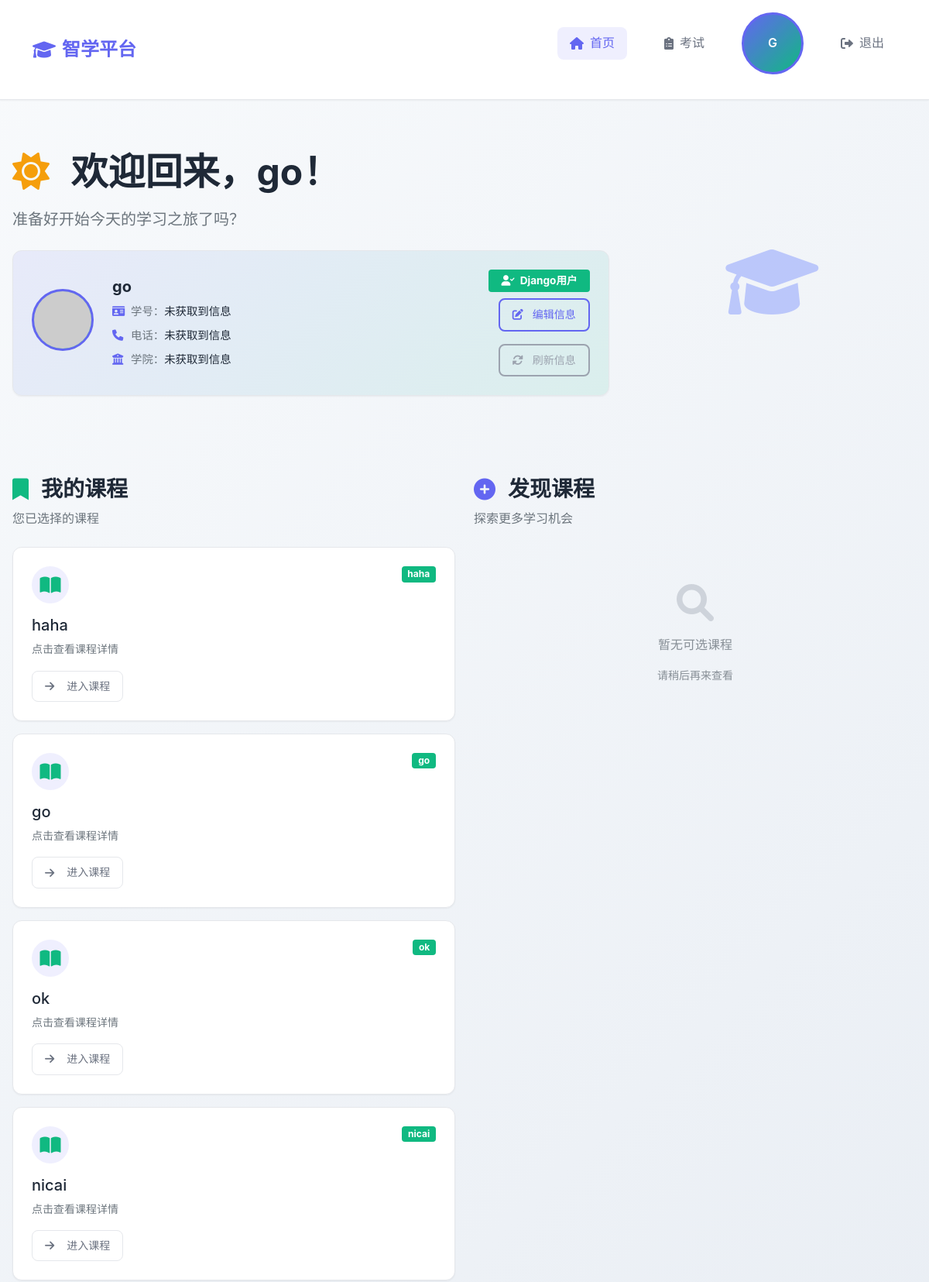
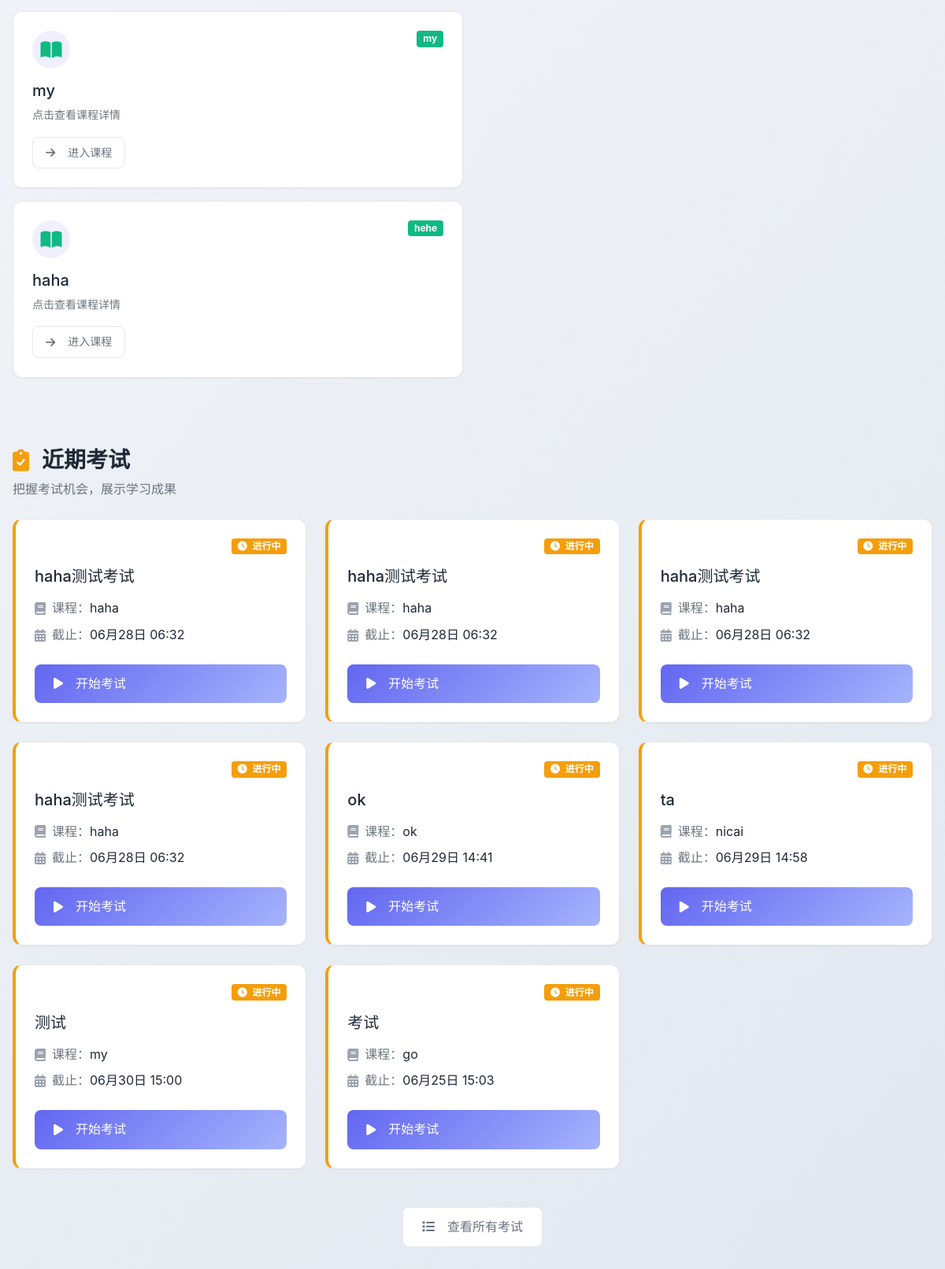
/student/home/ (signed in), run on the app's committed database (2 pictures, top to bottom).
### teacher/models.py (models this page shows, shortened)
class Course(models.Model):
    name = models.CharField(max_length=50, verbose_name='课程名称')
    description = models.TextField(verbose_name='课程描述')
    code = models.CharField(max_length=20, unique=True, verbose_name='课程标识')
    teacher = models.ForeignKey(TeacherProfile, on_delete=models.CASCADE, related_name='courses', verbose_name='老师')
    students = models.ManyToManyField(StudentProfile, related_name='courses', verbose_name='学生')

class Exam(models.Model):
    name = models.CharField(max_length=100, verbose_name='考试名称')
    course = models.ForeignKey(Course, on_delete=models.CASCADE, related_name='exams', verbose_name='关联课程')
    teacher = models.ForeignKey(TeacherProfile, on_delete=models.CASCADE, related_name='exams', verbose_name='出题老师')
    release_time = models.DateTimeField(default=timezone.now, verbose_name='发布时间')
    deadline = models.DateTimeField(verbose_name='截止时间')
    total_score = models.IntegerField(default=100, verbose_name='总分')

### student/views.py (the view)
# urls.py: path('home/', views.student_home, name='student_home'),
@login_required
def student_home(request):
    try:
        student_profile = StudentProfile.objects.get(user=request.user)
        selected_courses = student_profile.courses.all()
        other_courses = Course.objects.exclude(id__in=selected_courses.values_list('id', flat=True))
        current_exams = Exam.objects.filter(
            course__in=selected_courses,
            release_time__lte=timezone.now(),
            deadline__gte=timezone.now()
        )
        exam_results = ExamResult.objects.filter(student=student_profile)
        return render(request, 'student_home.html', {
            'student': student_profile,
            'selected_courses': selected_courses,
            'other_courses': other_courses,
            'current_exams': current_exams,
            'exam_results': exam_results,
            'username': request.user.username,
            'user_authenticated': request.user.is_authenticated
        })
    except StudentProfile.DoesNotExist:
        other_courses = Course.objects.all()
        return render(request, 'student_home.html', {
            'student': None,
            'selected_courses': [],
            'other_courses': other_courses,
            'current_exams': [],
            'exam_results': [],
            'username': request.user.username,
            'user_authenticated': request.user.is_authenticated,
            'error_message': '您的学生档案尚未创建，请联系管理员或完善个人信息。'
        })

### templates/student_home.html (shortened to what this page needs)
{% extends 'base.html' %}
{% block content %}
<div class="welcome-banner mb-5">
    <div class="row align-items-center">
        <div class="col-md-8">
            <h1 class="display-5 fw-bold mb-3" style="color: var(--text-primary);">
                <i class="fas fa-sun me-3" style="color: var(--accent-color);"></i>
                欢迎回来，<span id="current-username">{{ username }}</span>！
            </h1>
            <p class="lead text-muted mb-4">准备好开始今天的学习之旅了吗？</p>
            <div class="card-custom p-4 mb-4" style="background: linear-gradient(135deg, rgba(99, 102, 241, 0.1), rgba(16, 185, 129, 0.1));">
                <div class="row align-items-center">
                    <div class="col-auto">
                        <div class="user-avatar-container">
                            <img id="user-avatar" src="https://via.placeholder.com/80x80/6366f1/ffffff?text=头像"
                                 alt="用户头像" class="user-avatar">
                        </div>
                    </div>
                    <div class="col">
                        <div class="user-info">
                            <h5 class="mb-2 fw-bold" id="user-display-name">{{ username }}</h5>
                            <div class="user-details">
                                <div class="detail-row">
                                    <i class="fas fa-id-card me-2"></i>
                                    <span class="text-muted">学号：</span>
                                    <span id="user-student-id" class="fw-medium">加载中...</span>
                                </div>
                                <div class="detail-row">
                                    <i class="fas fa-phone me-2"></i>
                                    <span class="text-muted">电话：</span>
                                    <span id="user-phone" class="fw-medium">加载中...</span>
                                </div>
                                <div class="detail-row">
                                    <i class="fas fa-university me-2"></i>
                                    <span class="text-muted">学院：</span>
                                    <span id="user-college" class="fw-medium">加载中...</span>
                                </div>
                            </div>
                        </div>
                    </div>
                    <div class="col-auto">
                        <div class="user-actions d-flex flex-column gap-2">
                            <div class="login-status">
                                {% if user_authenticated %}
                                    <span class="badge badge-success">
                                        <i class="fas fa-user-check me-1"></i>
                                        Django用户
                                    </span>
                                {% else %}
                                    <span class="badge badge-primary">
                                        <i class="fas fa-user-cog me-1"></i>
                                        外部API用户
                                    </span>
                                {% endif %}
                            </div>
                            <a href="{% url 'student:student_profile_edit' %}" class="btn-custom btn-outline-primary btn-sm">
                                <i class="fas fa-edit me-1"></i>
                                编辑信息
                            </a>
                            <button onclick="refreshUserInfo()" class="btn-custom btn-outline-secondary btn-sm mt-2">
                                <i class="fas fa-sync-alt me-1"></i>
                                刷新信息
                            </button>
                        </div>
                    </div>
                </div>
            </div>
        </div>
        <div class="col-md-4 text-center">
            <div class="learning-illustration">
                <i class="fas fa-graduation-cap" style="font-size: 6rem; color: var(--primary-light); opacity: 0.7;"></i>
            </div>
        </div>
    </div>
</div>
<div class="row mb-5">
    <div class="col-lg-6 mb-4">
        <div class="section-header mb-4">
            <h3 class="fw-bold d-flex align-items-center">
                <i class="fas fa-bookmark me-3" style="color: var(--secondary-color);"></i>
                我的课程
            </h3>
            <p class="text-muted">您已选择的课程</p>
        </div>
        <div class="courses-grid">
            {% for course in selected_courses %}
                <div class="course-card-modern mb-3">
                    <div class="card-custom h-100">
                        <div class="card-body p-4">
                            <div class="d-flex justify-content-between align-items-start mb-3">
                                <div class="course-icon">
                                    <i class="fas fa-book-open" style="color: var(--secondary-color); font-size: 1.5rem;"></i>
                                </div>
                                <span class="badge" style="background-color: var(--secondary-color);">{{ course.code }}</span>
                            </div>
                            <h5 class="card-title fw-semibold mb-2">{{ course.name }}</h5>
                            <p class="card-text text-muted small mb-3">点击查看课程详情</p>
                            <a href="{% url 'student:student_course_detail' course.id %}"
                               class="btn-custom btn-secondary-custom btn-sm">
                                <i class="fas fa-arrow-right me-2"></i>
                                进入课程
                            </a>
                        </div>
                    </div>
                </div>
            {% empty %}
                <div class="empty-state text-center py-5">
                    <i class="fas fa-book" style="font-size: 3rem; color: var(--text-muted); opacity: 0.5;"></i>
                    <p class="text-muted mt-3">暂未选择任何课程</p>
                    <p class="small text-muted">从右侧选择您感兴趣的课程</p>
                </div>
            {% endfor %}
        </div>
    </div>
    <div class="col-lg-6 mb-4">
        <div class="section-header mb-4">
            <h3 class="fw-bold d-flex align-items-center">
                <i class="fas fa-plus-circle me-3" style="color: var(--primary-color);"></i>
                发现课程
            </h3>
            <p class="text-muted">探索更多学习机会</p>
        </div>
        <div class="courses-grid">
            {% for course in other_courses %}
                <div class="course-card-modern mb-3">
                    <div class="card-custom h-100">
                        <div class="card-body p-4">
                            <div class="d-flex justify-content-between align-items-start mb-3">
                                <div class="course-icon">
                                    <i class="fas fa-lightbulb" style="color: var(--primary-color); font-size: 1.5rem;"></i>
                                </div>
                                <span class="badge" style="background-color: var(--primary-color);">{{ course.code }}</span>
                            </div>
                            <h5 class="card-title fw-semibold mb-2">{{ course.name }}</h5>
                            <p class="card-text text-muted small mb-3">点击了解更多信息</p>
                            <a href="{% url 'student:student_course_detail' course.id %}"
                               class="btn-custom btn-primary-custom btn-sm">
                                <i class="fas fa-eye me-2"></i>
                                查看详情
                            </a>
                        </div>
                    </div>
                </div>
            {% empty %}
                <div class="empty-state text-center py-5">
                    <i class="fas fa-search" style="font-size: 3rem; color: var(--text-muted); opacity: 0.5;"></i>
                    <p class="text-muted mt-3">暂无可选课程</p>
                    <p class="small text-muted">请稍后再来查看</p>
                </div>
            {% endfor %}
        </div>
    </div>
</div>
<div class="exam-section">
    <div class="section-header mb-4">
        <h3 class="fw-bold d-flex align-items-center">
            <i class="fas fa-clipboard-check me-3" style="color: var(--accent-color);"></i>
            近期考试
        </h3>
        <p class="text-muted">把握考试机会，展示学习成果</p>
    </div>
    {% if current_exams %}
        <div class="row">
            {% for exam in current_exams %}
            <div class="col-lg-4 col-md-6 mb-4">
                <div class="exam-card">
                    <div class="card-custom h-100">
                        <div class="card-body p-4">
                            <div class="exam-status mb-3">
                                <span class="badge" style="background-color: var(--accent-color);">
                                    <i class="fas fa-clock me-1"></i>
                                    进行中
                                </span>
                            </div>
                            <h5 class="card-title fw-semibold mb-3">{{ exam.name }}</h5>
                            <div class="exam-details mb-4">
                                <div class="detail-item mb-2">
                                    <i class="fas fa-book me-2" style="color: var(--text-muted);"></i>
                                    <span class="text-muted">课程：</span>
                                    <span class="fw-medium">{{ exam.course.name }}</span>
                                </div>
                                <div class="detail-item mb-2">
                                    <i class="fas fa-calendar-alt me-2" style="color: var(--text-muted);"></i>
                                    <span class="text-muted">截止：</span>
                                    <span class="fw-medium">{{ exam.deadline|date:"m月d日 H:i" }}</span>
                                </div>
                            </div>
                            <a href="{% url 'student:student_exam_detail' exam.id %}"
                               class="btn-custom btn-primary-custom w-100">
                                <i class="fas fa-play me-2"></i>
                                开始考试
                            </a>
                        </div>
                    </div>
                </div>
            </div>
            {% endfor %}
        </div>
        <div class="text-center mt-4">
            <a href="{% url 'student:student_exam_list' %}" class="btn-custom btn-secondary-custom">
                <i class="fas fa-list me-2"></i>
                查看所有考试
            </a>
        </div>
    {% endif %}
</div>
{% endblock %}

### templates/base.html (shortened to what this page needs)
<!DOCTYPE html>
<html lang="zh-CN">
<head>
    <link href="https://cdn.bootcdn.net/ajax/libs/bootstrap/5.1.3/css/bootstrap.min.css" rel="stylesheet">
    <link href="https://cdn.bootcdn.net/ajax/libs/font-awesome/6.0.0/css/all.min.css" rel="stylesheet">
</head>
<body>
    <nav class="navbar-custom">
        <div class="container">
            <div class="d-flex justify-content-between align-items-center w-100">
                {% if user.is_authenticated %}
                    {% if user.teacherprofile %}
                        <a href="{% url 'teacher:teacher_home' %}" class="navbar-brand">
                            <i class="fas fa-graduation-cap"></i>
                            智学平台
                        </a>
                    {% else %}
                        <a href="{% url 'student:student_home' %}" class="navbar-brand">
                            <i class="fas fa-graduation-cap"></i>
                            智学平台
                        </a>
                    {% endif %}
                {% else %}
                    <a href="/" class="navbar-brand">
                        <i class="fas fa-graduation-cap"></i>
                        智学平台
                    </a>
                {% endif %}
                <ul class="nav-menu">
                    {% if user.is_authenticated %}
                        {% if user.teacherprofile %}
                            <li class="nav-item">
                                <a href="{% url 'teacher:teacher_home' %}" class="nav-link-custom">
                                    <i class="fas fa-home"></i>
                                    首页
                                </a>
                            </li>
                            <li class="nav-item">
                                <a href="{% url 'teacher:admin_home' %}" class="nav-link-custom">
                                    <i class="fas fa-users-cog"></i>
                                    管理
                                </a>
                            </li>
                        {% else %}
                            <li class="nav-item">
                                <a href="{% url 'student:student_home' %}" class="nav-link-custom">
                                    <i class="fas fa-home"></i>
                                    首页
                                </a>
                            </li>
                            <li class="nav-item">
                                <a href="{% url 'student:student_exam_list' %}" class="nav-link-custom">
                                    <i class="fas fa-clipboard-list"></i>
                                    考试
                                </a>
                            </li>
                        {% endif %}
                    {% endif %}
                    {% if user.is_authenticated %}
                        <li class="nav-item user-menu">
                            <div class="user-avatar" title="{{ user.username }}">
                                {{ user.username|first|upper }}
                            </div>
                        </li>
                        <li class="nav-item">
                            <a href="{% url 'logout' %}" class="nav-link-custom">
                                <i class="fas fa-sign-out-alt"></i>
                                退出
                            </a>
                        </li>
                    {% endif %}
                </ul>
            </div>
        </div>
    </nav>
    <main class="main-content">
        {% block content %}
        {% endblock %}
    </main>
</body>
</html>

### data on the page
Course: code "haha", name "haha"
Course: code "go", name "go"
Course: code "ok", name "ok"
Course: code "nicai", name "nicai"
Course: code "my", name "my"
Course: code "hehe", name "haha"
Exam: name "haha测试考试", course.name "haha", deadline "06月28日 06:32"
Exam: name "haha测试考试", course.name "haha", deadline "06月28日 06:32"
Exam: name "haha测试考试", course.name "haha", deadline "06月28日 06:32"
Exam: name "haha测试考试", course.name "haha", deadline "06月28日 06:32"
Exam: name "ok", course.name "ok", deadline "06月29日 14:41"
Exam: name "ta", course.name "nicai", deadline "06月29日 14:58"
Exam: name "测试", course.name "my", deadline "06月30日 15:00"
Exam: name "考试", course.name "go", deadline "06月25日 15:03"

### other printed values
{{ user.username|first|upper }} "G"
{{ username }} "go"
